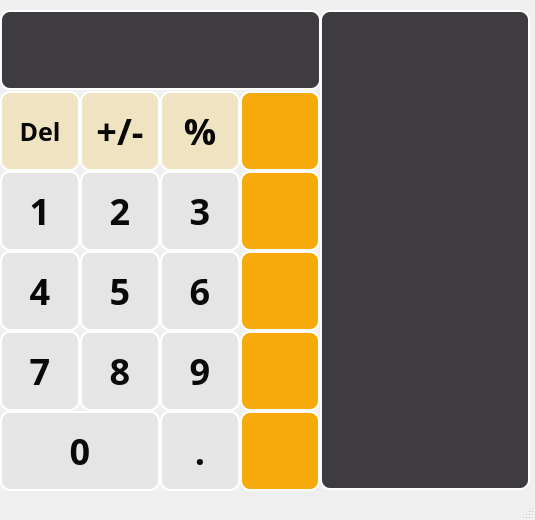
<?xml version="1.0" encoding="UTF-8"?>
<ui version="4.0">
 <class>MainWindow</class>
 <widget class="QMainWindow" name="MainWindow">
  <property name="geometry">
   <rect>
    <x>0</x>
    <y>0</y>
    <width>535</width>
    <height>520</height>
   </rect>
  </property>
  <property name="windowTitle">
   <string>Calculator</string>
  </property>
  <widget class="QWidget" name="centralwidget">
   <widget class="QPushButton" name="btn_clear">
    <property name="geometry">
     <rect>
      <x>0</x>
      <y>91</y>
      <width>80</width>
      <height>80</height>
     </rect>
    </property>
    <property name="font">
     <font>
      <family>.SF Compact Rounded</family>
      <pointsize>19</pointsize>
      <weight>75</weight>
      <bold>true</bold>
     </font>
    </property>
    <property name="autoFillBackground">
     <bool>false</bool>
    </property>
    <property name="styleSheet">
     <string notr="true">color: rgb(7, 8, 6);
background-color: rgb(239, 227, 193);
border: 2px solid rgb(255, 255, 255);
border-radius: 10px; 
</string>
    </property>
    <property name="text">
     <string>Del</string>
    </property>
    <property name="shortcut">
     <string>Backspace</string>
    </property>
   </widget>
   <widget class="QPushButton" name="btn_neg">
    <property name="geometry">
     <rect>
      <x>80</x>
      <y>91</y>
      <width>80</width>
      <height>80</height>
     </rect>
    </property>
    <property name="font">
     <font>
      <family>.SF Compact Rounded</family>
      <pointsize>27</pointsize>
      <weight>75</weight>
      <bold>true</bold>
     </font>
    </property>
    <property name="autoFillBackground">
     <bool>false</bool>
    </property>
    <property name="styleSheet">
     <string notr="true">color: rgb(7, 8, 6);
background-color: rgb(239, 227, 193);
border: 2px solid rgb(255, 255, 255);
border-radius: 10px; 
</string>
    </property>
    <property name="text">
     <string>+/-</string>
    </property>
    <property name="shortcut">
     <string>`</string>
    </property>
   </widget>
   <widget class="QPushButton" name="btn_div">
    <property name="geometry">
     <rect>
      <x>240</x>
      <y>91</y>
      <width>80</width>
      <height>80</height>
     </rect>
    </property>
    <property name="autoFillBackground">
     <bool>false</bool>
    </property>
    <property name="styleSheet">
     <string notr="true">background-color: rgb(246, 170, 11);
border: 2px solid rgb(255, 255, 255);
border-radius: 10px; 
</string>
    </property>
    <property name="text">
     <string/>
    </property>
    <property name="icon">
     <iconset>
      <normaloff>division-symbol.png</normaloff>division-symbol.png</iconset>
    </property>
    <property name="iconSize">
     <size>
      <width>25</width>
      <height>25</height>
     </size>
    </property>
    <property name="shortcut">
     <string>/</string>
    </property>
   </widget>
   <widget class="QPushButton" name="btn_mod">
    <property name="geometry">
     <rect>
      <x>160</x>
      <y>91</y>
      <width>80</width>
      <height>80</height>
     </rect>
    </property>
    <property name="font">
     <font>
      <family>.SF Compact Rounded</family>
      <pointsize>27</pointsize>
      <weight>75</weight>
      <bold>true</bold>
     </font>
    </property>
    <property name="autoFillBackground">
     <bool>false</bool>
    </property>
    <property name="styleSheet">
     <string notr="true">color: rgb(7, 8, 6);
background-color: rgb(239, 227, 193);
border: 2px solid rgb(255, 255, 255);
border-radius: 10px; 
</string>
    </property>
    <property name="text">
     <string>%</string>
    </property>
    <property name="shortcut">
     <string>%</string>
    </property>
   </widget>
   <widget class="QPushButton" name="btn_mult">
    <property name="geometry">
     <rect>
      <x>240</x>
      <y>171</y>
      <width>80</width>
      <height>80</height>
     </rect>
    </property>
    <property name="autoFillBackground">
     <bool>false</bool>
    </property>
    <property name="styleSheet">
     <string notr="true">background-color: rgb(246, 170, 11);
border: 2px solid rgb(255, 255, 255);
border-radius: 10px; 
</string>
    </property>
    <property name="text">
     <string/>
    </property>
    <property name="icon">
     <iconset>
      <normaloff>cancel.png</normaloff>cancel.png</iconset>
    </property>
    <property name="iconSize">
     <size>
      <width>22</width>
      <height>22</height>
     </size>
    </property>
    <property name="shortcut">
     <string>*</string>
    </property>
   </widget>
   <widget class="QPushButton" name="btn_1">
    <property name="geometry">
     <rect>
      <x>0</x>
      <y>171</y>
      <width>80</width>
      <height>80</height>
     </rect>
    </property>
    <property name="font">
     <font>
      <family>.SF Compact Rounded</family>
      <pointsize>27</pointsize>
      <weight>75</weight>
      <bold>true</bold>
     </font>
    </property>
    <property name="autoFillBackground">
     <bool>false</bool>
    </property>
    <property name="styleSheet">
     <string notr="true">color: rgb(8, 10, 8);
background-color: rgb(229, 229, 229);
border: 2px solid rgb(255, 255, 255);
border-radius: 10px; 
</string>
    </property>
    <property name="text">
     <string>1</string>
    </property>
    <property name="shortcut">
     <string>1</string>
    </property>
   </widget>
   <widget class="QPushButton" name="btn_3">
    <property name="geometry">
     <rect>
      <x>160</x>
      <y>171</y>
      <width>80</width>
      <height>80</height>
     </rect>
    </property>
    <property name="font">
     <font>
      <family>.SF Compact Rounded</family>
      <pointsize>27</pointsize>
      <weight>75</weight>
      <bold>true</bold>
     </font>
    </property>
    <property name="autoFillBackground">
     <bool>false</bool>
    </property>
    <property name="styleSheet">
     <string notr="true">color: rgb(8, 10, 8);
background-color: rgb(229, 229, 229);
border: 2px solid rgb(255, 255, 255);
border-radius: 10px; 
</string>
    </property>
    <property name="text">
     <string>3</string>
    </property>
    <property name="shortcut">
     <string>3</string>
    </property>
   </widget>
   <widget class="QPushButton" name="btn_2">
    <property name="geometry">
     <rect>
      <x>80</x>
      <y>171</y>
      <width>80</width>
      <height>80</height>
     </rect>
    </property>
    <property name="font">
     <font>
      <family>.SF Compact Rounded</family>
      <pointsize>27</pointsize>
      <weight>75</weight>
      <bold>true</bold>
     </font>
    </property>
    <property name="autoFillBackground">
     <bool>false</bool>
    </property>
    <property name="styleSheet">
     <string notr="true">color: rgb(8, 10, 8);
background-color: rgb(229, 229, 229);
border: 2px solid rgb(255, 255, 255);
border-radius: 10px; 
</string>
    </property>
    <property name="text">
     <string>2</string>
    </property>
    <property name="shortcut">
     <string>2</string>
    </property>
   </widget>
   <widget class="QPushButton" name="btn_minus">
    <property name="geometry">
     <rect>
      <x>240</x>
      <y>251</y>
      <width>80</width>
      <height>80</height>
     </rect>
    </property>
    <property name="autoFillBackground">
     <bool>false</bool>
    </property>
    <property name="styleSheet">
     <string notr="true">background-color: rgb(246, 170, 11);
border: 2px solid rgb(255, 255, 255);
border-radius: 10px; 
</string>
    </property>
    <property name="text">
     <string/>
    </property>
    <property name="icon">
     <iconset>
      <normaloff>minus.png</normaloff>minus.png</iconset>
    </property>
    <property name="iconSize">
     <size>
      <width>25</width>
      <height>25</height>
     </size>
    </property>
    <property name="shortcut">
     <string>-</string>
    </property>
   </widget>
   <widget class="QPushButton" name="btn_4">
    <property name="geometry">
     <rect>
      <x>0</x>
      <y>251</y>
      <width>80</width>
      <height>80</height>
     </rect>
    </property>
    <property name="font">
     <font>
      <family>.SF Compact Rounded</family>
      <pointsize>27</pointsize>
      <weight>75</weight>
      <bold>true</bold>
     </font>
    </property>
    <property name="autoFillBackground">
     <bool>false</bool>
    </property>
    <property name="styleSheet">
     <string notr="true">color: rgb(8, 10, 8);
background-color: rgb(229, 229, 229);
border: 2px solid rgb(255, 255, 255);
border-radius: 10px; 
</string>
    </property>
    <property name="text">
     <string>4</string>
    </property>
    <property name="shortcut">
     <string>4</string>
    </property>
   </widget>
   <widget class="QPushButton" name="btn_6">
    <property name="geometry">
     <rect>
      <x>160</x>
      <y>251</y>
      <width>80</width>
      <height>80</height>
     </rect>
    </property>
    <property name="font">
     <font>
      <family>.SF Compact Rounded</family>
      <pointsize>27</pointsize>
      <weight>75</weight>
      <bold>true</bold>
     </font>
    </property>
    <property name="autoFillBackground">
     <bool>false</bool>
    </property>
    <property name="styleSheet">
     <string notr="true">color: rgb(8, 10, 8);
background-color: rgb(229, 229, 229);
border: 2px solid rgb(255, 255, 255);
border-radius: 10px; 
</string>
    </property>
    <property name="text">
     <string>6</string>
    </property>
    <property name="shortcut">
     <string>6</string>
    </property>
   </widget>
   <widget class="QPushButton" name="btn_5">
    <property name="geometry">
     <rect>
      <x>80</x>
      <y>251</y>
      <width>80</width>
      <height>80</height>
     </rect>
    </property>
    <property name="font">
     <font>
      <family>.SF Compact Rounded</family>
      <pointsize>27</pointsize>
      <weight>75</weight>
      <bold>true</bold>
     </font>
    </property>
    <property name="autoFillBackground">
     <bool>false</bool>
    </property>
    <property name="styleSheet">
     <string notr="true">color: rgb(8, 10, 8);
background-color: rgb(229, 229, 229);
border: 2px solid rgb(255, 255, 255);
border-radius: 10px; 
</string>
    </property>
    <property name="text">
     <string>5</string>
    </property>
    <property name="shortcut">
     <string>5</string>
    </property>
   </widget>
   <widget class="QPushButton" name="btn_add">
    <property name="geometry">
     <rect>
      <x>240</x>
      <y>331</y>
      <width>80</width>
      <height>80</height>
     </rect>
    </property>
    <property name="autoFillBackground">
     <bool>false</bool>
    </property>
    <property name="styleSheet">
     <string notr="true">background-color: rgb(246, 170, 11);
border: 2px solid rgb(255, 255, 255);
border-radius: 10px; 
</string>
    </property>
    <property name="text">
     <string/>
    </property>
    <property name="icon">
     <iconset>
      <normaloff>kisspng-plus-and-minus-signs-computer-icons-clip-art-plus-sign-5aaad857361cb2.9687832115211459432217.png</normaloff>kisspng-plus-and-minus-signs-computer-icons-clip-art-plus-sign-5aaad857361cb2.9687832115211459432217.png</iconset>
    </property>
    <property name="iconSize">
     <size>
      <width>25</width>
      <height>25</height>
     </size>
    </property>
    <property name="shortcut">
     <string>+</string>
    </property>
   </widget>
   <widget class="QPushButton" name="btn_7">
    <property name="geometry">
     <rect>
      <x>0</x>
      <y>331</y>
      <width>80</width>
      <height>80</height>
     </rect>
    </property>
    <property name="font">
     <font>
      <family>.SF Compact Rounded</family>
      <pointsize>27</pointsize>
      <weight>75</weight>
      <bold>true</bold>
     </font>
    </property>
    <property name="autoFillBackground">
     <bool>false</bool>
    </property>
    <property name="styleSheet">
     <string notr="true">color: rgb(8, 10, 8);
background-color: rgb(229, 229, 229);
border: 2px solid rgb(255, 255, 255);
border-radius: 10px; 
</string>
    </property>
    <property name="text">
     <string>7</string>
    </property>
    <property name="shortcut">
     <string>7</string>
    </property>
   </widget>
   <widget class="QPushButton" name="btn_9">
    <property name="geometry">
     <rect>
      <x>160</x>
      <y>331</y>
      <width>80</width>
      <height>80</height>
     </rect>
    </property>
    <property name="font">
     <font>
      <family>.SF Compact Rounded</family>
      <pointsize>27</pointsize>
      <weight>75</weight>
      <bold>true</bold>
     </font>
    </property>
    <property name="autoFillBackground">
     <bool>false</bool>
    </property>
    <property name="styleSheet">
     <string notr="true">color: rgb(8, 10, 8);
background-color: rgb(229, 229, 229);
border: 2px solid rgb(255, 255, 255);
border-radius: 10px; 
</string>
    </property>
    <property name="text">
     <string>9</string>
    </property>
    <property name="shortcut">
     <string>9</string>
    </property>
   </widget>
   <widget class="QPushButton" name="btn_8">
    <property name="geometry">
     <rect>
      <x>80</x>
      <y>331</y>
      <width>80</width>
      <height>80</height>
     </rect>
    </property>
    <property name="font">
     <font>
      <family>.SF Compact Rounded</family>
      <pointsize>27</pointsize>
      <weight>75</weight>
      <bold>true</bold>
     </font>
    </property>
    <property name="autoFillBackground">
     <bool>false</bool>
    </property>
    <property name="styleSheet">
     <string notr="true">color: rgb(8, 10, 8);
background-color: rgb(229, 229, 229);
border: 2px solid rgb(255, 255, 255);
border-radius: 10px; 
</string>
    </property>
    <property name="text">
     <string>8</string>
    </property>
    <property name="shortcut">
     <string>8</string>
    </property>
   </widget>
   <widget class="QPushButton" name="btn_dot">
    <property name="geometry">
     <rect>
      <x>160</x>
      <y>411</y>
      <width>80</width>
      <height>80</height>
     </rect>
    </property>
    <property name="font">
     <font>
      <family>.SF Compact Rounded</family>
      <pointsize>27</pointsize>
      <weight>75</weight>
      <bold>true</bold>
     </font>
    </property>
    <property name="autoFillBackground">
     <bool>false</bool>
    </property>
    <property name="styleSheet">
     <string notr="true">color: rgb(7, 8, 6);
background-color: rgb(229, 229, 229);
border: 2px solid rgb(255, 255, 255);
border-radius: 10px; 
</string>
    </property>
    <property name="text">
     <string>.</string>
    </property>
    <property name="shortcut">
     <string>.</string>
    </property>
   </widget>
   <widget class="QPushButton" name="btn_eq">
    <property name="geometry">
     <rect>
      <x>240</x>
      <y>411</y>
      <width>80</width>
      <height>80</height>
     </rect>
    </property>
    <property name="autoFillBackground">
     <bool>false</bool>
    </property>
    <property name="styleSheet">
     <string notr="true">background-color: rgb(246, 170, 11);
border: 2px solid rgb(255, 255, 255);
border-radius: 10px; 
</string>
    </property>
    <property name="text">
     <string/>
    </property>
    <property name="icon">
     <iconset>
      <normaloff>equal.png</normaloff>equal.png</iconset>
    </property>
    <property name="iconSize">
     <size>
      <width>22</width>
      <height>22</height>
     </size>
    </property>
    <property name="shortcut">
     <string>=</string>
    </property>
   </widget>
   <widget class="QPushButton" name="btn_0">
    <property name="geometry">
     <rect>
      <x>0</x>
      <y>411</y>
      <width>160</width>
      <height>80</height>
     </rect>
    </property>
    <property name="font">
     <font>
      <family>.SF Compact Rounded</family>
      <pointsize>27</pointsize>
      <weight>75</weight>
      <bold>true</bold>
     </font>
    </property>
    <property name="autoFillBackground">
     <bool>false</bool>
    </property>
    <property name="styleSheet">
     <string notr="true">color: rgb(8, 10, 8);
background-color: rgb(229, 229, 229);
border: 2px solid rgb(255, 255, 255);
border-radius: 10px; 
</string>
    </property>
    <property name="text">
     <string>0</string>
    </property>
    <property name="shortcut">
     <string>0</string>
    </property>
   </widget>
   <widget class="QListWidget" name="step_screen">
    <property name="geometry">
     <rect>
      <x>320</x>
      <y>10</y>
      <width>210</width>
      <height>480</height>
     </rect>
    </property>
    <property name="font">
     <font>
      <family>.SF Compact Rounded</family>
      <pointsize>17</pointsize>
      <weight>75</weight>
      <bold>true</bold>
     </font>
    </property>
    <property name="styleSheet">
     <string notr="true">
background-color: rgb(63, 60, 65);
border: 2px solid rgb(255, 255, 255);
border-radius: 10px; 
</string>
    </property>
    <property name="dragDropMode">
     <enum>QAbstractItemView::NoDragDrop</enum>
    </property>
   </widget>
   <widget class="QLabel" name="output_screen">
    <property name="geometry">
     <rect>
      <x>0</x>
      <y>10</y>
      <width>321</width>
      <height>80</height>
     </rect>
    </property>
    <property name="font">
     <font>
      <family>.SF Compact Rounded</family>
      <pointsize>17</pointsize>
     </font>
    </property>
    <property name="styleSheet">
     <string notr="true">
background-color: rgb(63, 60, 65);
border: 2px solid rgb(255, 255, 255);
border-radius: 10px; 
</string>
    </property>
    <property name="frameShape">
     <enum>QFrame::Box</enum>
    </property>
    <property name="text">
     <string/>
    </property>
    <property name="alignment">
     <set>Qt::AlignCenter</set>
    </property>
   </widget>
  </widget>
  <widget class="QStatusBar" name="statusbar"/>
 </widget>
 <resources/>
 <connections/>
</ui>
